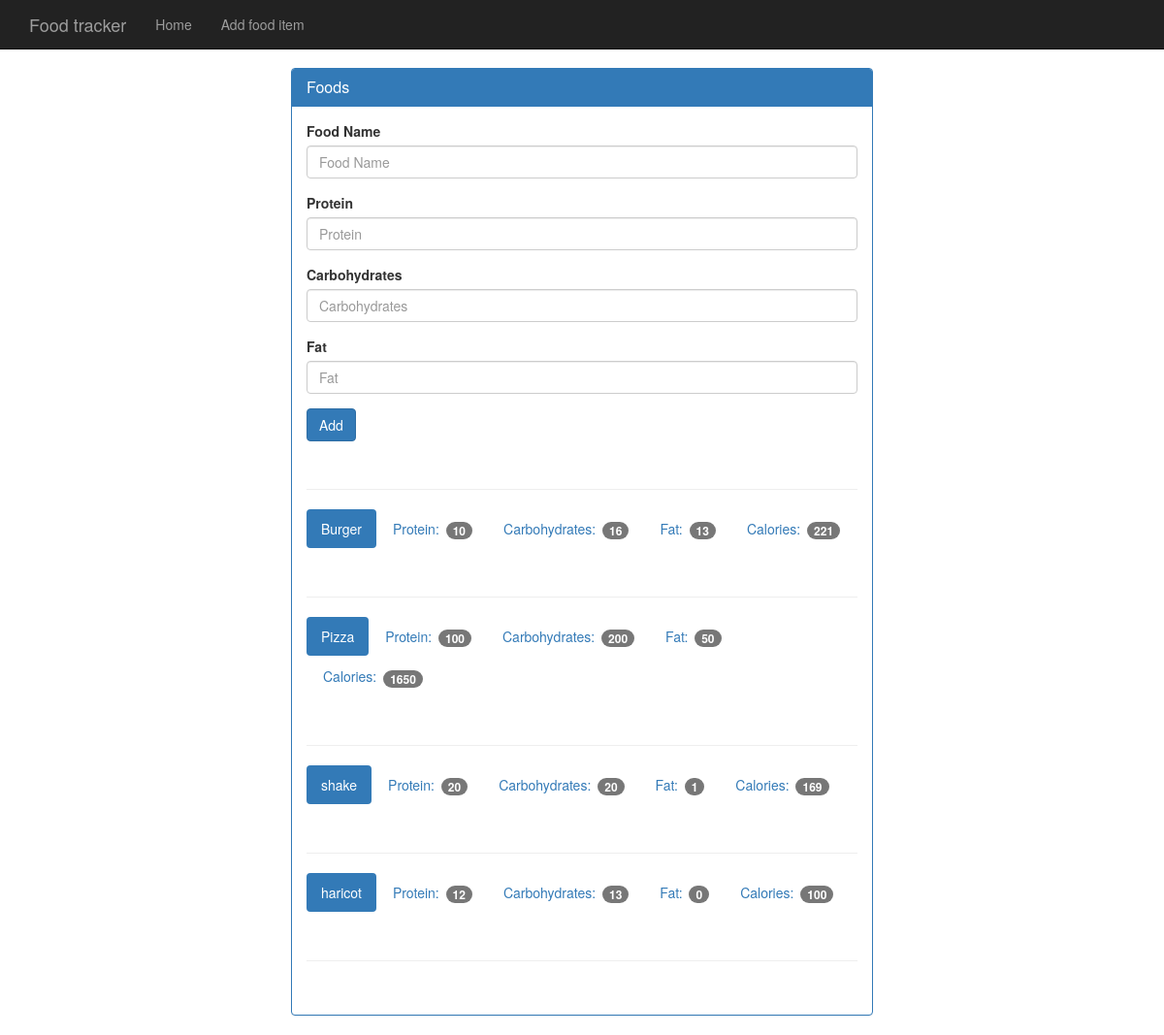
The app's page /food with its own data.
### tables this page shows
CREATE TABLE food (
    id integer primary key autoincrement,
    name text not null,
    protein integer not null,
    carbohydrates integer not null,
    fat integer not null,
    calories integer not null
);

### app.py (the view, shortened to what this page needs)
@app.route('/food', methods=['POST', 'GET'])
def food():
    db = get_db()
    cur = db.execute('Select name, protein, carbohydrates, fat, calories from food')
    results = cur.fetchall()
    return render_template('add_food.html', results=results)

### database.py (called while the page is built)
def connect_db():
    sql = sqlite3.connect('/home/lucas/Bureau/repos/flask_first_project/food_log.db')
    sql.row_factory = sqlite3.Row
    return sql

def get_db():
    if not hasattr(g, 'sqlite3_db'):
        g.sqlite_db = connect_db()
    return g.sqlite_db

### templates/add_food.html
{% extends 'base.html' %}
{% block body %}
    <nav class="navbar navbar-inverse navbar-fixed-top">
          <div class="container">
            <div class="navbar-header">
                <a class="navbar-brand" href="{{ url_for('index')}}">Food tracker</a>
            </div>
            <div id="navbar" class="collapse navbar-collapse">
            <ul class="nav navbar-nav">
              <li >
                <a href="{{ url_for('index')}}">Home</a>
              </li>
              <li>
                <a class="active" href="{{ url_for('food')}}">Add food item</a>
              </li>
            </ul>
          </div>
        </div>
      </nav>
    <div class="container theme-showcase col-sm-6 col-sm-offset-3" role="main">
        <div class="row">
          <div>
            <div class="panel panel-primary">
              <div class="panel-heading">
                <h3 class="panel-title">Foods</h3>
              </div>
              <div class="panel-body">
                <form method="POST" action="{{ url_for('food') }}">
                  <div class="form-group">
                    <label for="food-name">Food Name</label>
                    <input type="text" class="form-control" name="name" id="food-name" placeholder="Food Name">
                  </div>
                  <div class="form-group">
                    <label for="protein">Protein</label>
                    <input type="number" class="form-control" name="protein" id="protein" placeholder="Protein">
                  </div>
                  <div class="form-group">
                    <label for="carbohydrates">Carbohydrates</label>
                    <input type="number" class="form-control" id="carbohydrates" name="carbohydrates" placeholder="Carbohydrates">
                  </div>
                  <div class="form-group">
                    <label for="fat">Fat</label>
                    <input type="number" class="form-control" id="fat" name="fat" placeholder="Fat">
                  </div>
                  <button type="submit" class="btn btn-primary">Add</button>
                </form>
                <div class="page-header"></div>
                {% for item in results %}
                    <ul class="nav nav-pills" role="tablist">
                    <li class="active"><a>{{item.name}}</a></li>
                    <li><a>Protein: <span class="badge">{{item.protein}}</span></a></li>
                    <li><a>Carbohydrates: <span class="badge">{{item.carbohydrates}}</span></a></li>
                    <li><a>Fat: <span class="badge">{{item.fat}}</span></a></li>
                    <li><a>Calories: <span class="badge">{{item.calories}}</span></a></li>
                    </ul>
                    <div class="page-header"></div>
                {% endfor %}
                <br/>
              </div>
            </div>
          </div>
        </div>
      </div>
{% endblock %}

### static/theme.css (style rules this page uses)
body { padding-top: 70px; padding-bottom: 30px; }

### records on screen
food: name "Burger", protein "10", carbohydrates "16", fat "13", calories "221"
food: name "Pizza", protein "100", carbohydrates "200", fat "50", calories "1650"
food: name "shake", protein "20", carbohydrates "20", fat "1", calories "169"
food: name "haricot", protein "12", carbohydrates "13", fat "0", calories "100"
